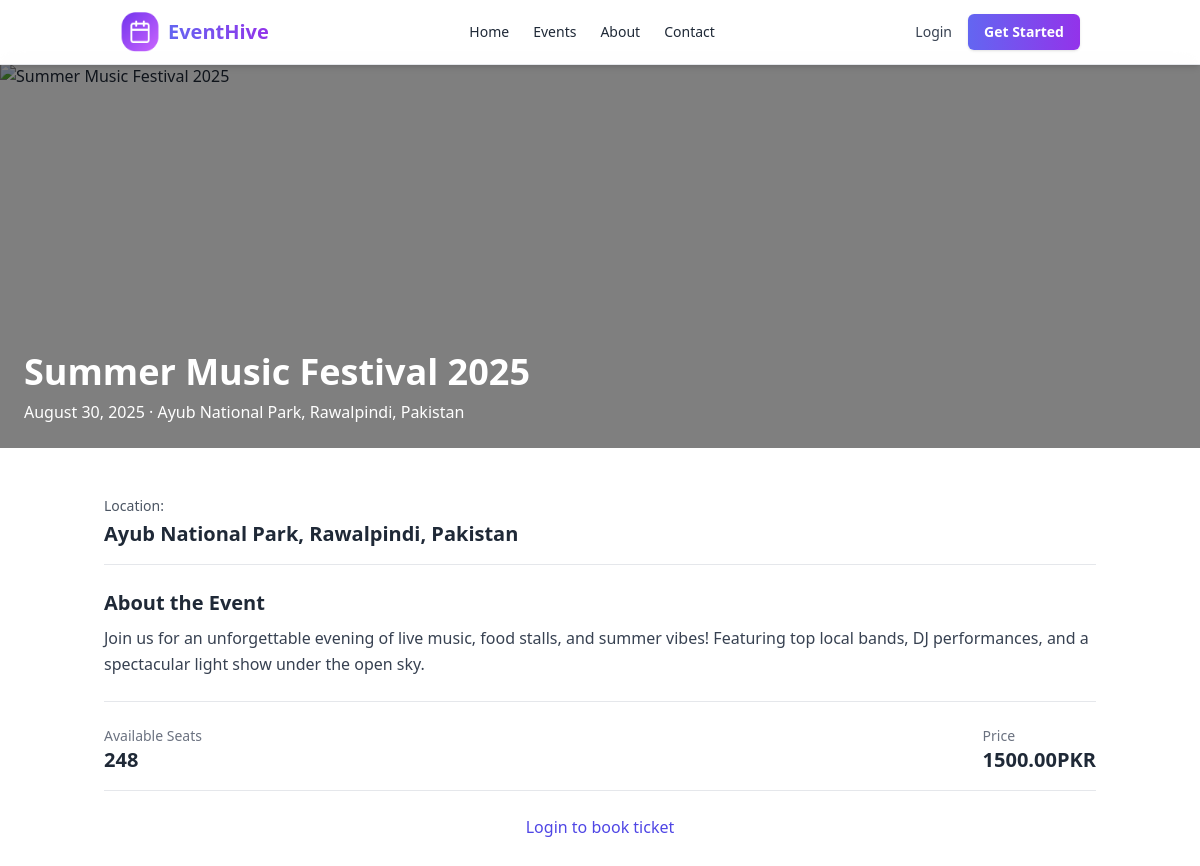
The app's page /events/1/ with its own data.
### events/models.py (models this page shows, shortened)
class Event(models.Model):
    CATEGORY_CHOICES = [
        ('Technology', 'Technology'),
        ('Music', 'Music'),
        ('Business', 'Business'),
        ('Food', 'Food'),
    ]
    title = models.CharField(max_length=200)
    image_url = models.URLField()
    date = models.DateTimeField()
    location = models.CharField(max_length=200)
    description = models.TextField()
    seats_available = models.PositiveIntegerField()
    price = models.DecimalField(max_digits=8, decimal_places=2)
    category = models.CharField(max_length=50, choices=CATEGORY_CHOICES, default='Technology')  # ✅ NEW FIELD

### events/views.py (the view)
# urls.py: path('events/<int:event_id>/', views.event_detail, name='event_detail'),
def event_detail(request, event_id):
    event = get_object_or_404(Event, id=event_id)
    return render(request, 'event_detail.html', {'event': event})

### templates/event_detail.html
{% extends "base.html" %}
{% load static %}
{% block content %}
<section class="relative h-96">
  <img src="{{ event.image_url }}" alt="{{ event.title }}" class="w-full h-full object-cover" />
  <div class="absolute inset-0 bg-black/50"></div>
  <div class="absolute bottom-0 p-6 text-white max-w-4xl">
    <h1 class="text-4xl font-bold mb-2">{{ event.title }}</h1>
    <p>{{ event.date|date:"F j, Y" }} · {{ event.location }}</p>
  </div>
</section>
<section class="py-12">
  <div class="container mx-auto px-4 max-w-5xl space-y-6">
    <div class="space-y-1 border-b pb-4">
      <p class="text-gray-600 text-sm">Location:</p>
      <h3 class="text-xl font-semibold">{{ event.location }}</h3>
    </div>
    <div class="space-y-2 border-b pb-6">
      <h3 class="text-xl font-bold">About the Event</h3>
      <p class="text-gray-700 leading-relaxed text-base">{{ event.description }}</p>
    </div>
    <div class="flex justify-between items-center border-b pb-4">
      <div>
        <p class="text-sm text-gray-500">Available Seats</p>
        <p class="text-xl font-bold">{{ event.seats_available }}</p>
      </div>
      <div>
        <p class="text-sm text-gray-500">Price</p>
        <p class="text-xl font-bold">{{ event.price }}PKR</p>
      </div>
    </div>
    {% if user.is_authenticated %}
    <form method="post" action="{% url 'book_event' event.id %}" class="mt-6">
      {% csrf_token %}
      <button type="submit"
        class="bg-green-600 hover:bg-green-700 text-white px-6 py-3 rounded-md text-lg w-full">
        Book Now
      </button>
    </form>
    {% else %}
    <div class="text-center mt-6">
      <a href="{% url 'login' %}?next={% url 'event_detail' event.id %}"
        class="text-indigo-600 font-medium hover:underline">Login to book ticket</a>
    </div>
    {% endif %}
  </div>
</section>
{% endblock %}

### records on screen
Event: title "Summer Music Festival 2025", date "August 30, 2025", location "Ayub National Park, Rawalpindi, Pakistan", description "Join us for an unforgettable evening of live music, food stalls, and summer vibes! Featuring top local bands, DJ performances, and a spectacular light show under the open sky.", seats_available "248", price "1500.00"
